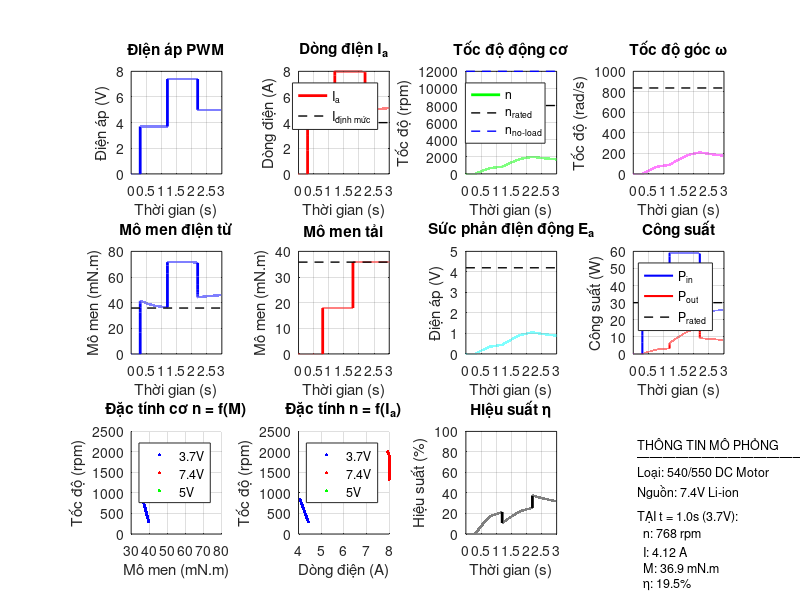

This figure's MATLAB source:
%% MÔ PHỎNG ĐỘNG CƠ DC HUINA 1592
% Mô phỏng động cơ 540/550 Brushed DC Motor
% Tác giả: Hệ thống điều khiển máy xúc Huina 1592
% Ngày: 10/2025

clc; clear all; close all;

%% ========== THÔNG SỐ ĐỘNG CƠ ==========
% Động cơ: 540/550 Brushed DC Motor (Huina 1592)

fprintf('========== THÔNG SỐ ĐỘNG CƠ HUINA 1592 ==========\n');
fprintf('Loại động cơ: 540/550 Brushed DC Motor\n');
fprintf('Nguồn điện: 7.4V Li-ion 2S\n\n');

% Thông số định mức (RC Model)
P_rated = 30;           % Công suất [W]
U_rated = 7.4;          % Điện áp [V] (7.4V Li-ion 2S)
I_rated = 4;            % Dòng điện [A]
n_no_load = 12000;      % Tốc độ không tải [rpm]
n_rated = 8000;         % Tốc độ có tải [rpm]
omega_rated = n_rated * 2 * pi / 60;  % Tốc độ góc [rad/s]
M_rated = P_rated / omega_rated;      % Mô men [N.m]

% Thông số điện (RC Motor)
R_a = 0.8;              % Điện trở phần ứng [Ohm]
L_a = 0.0002;           % Độ tự cảm phần ứng [H] = 0.2 mH
R_f = 20;               % Điện trở kích từ (nếu có) [Ohm]

% Thông số cơ (RC Scale)
J_motor = 0.00005;      % Mô men đà động cơ [kg.m²]
J_load = 0.0002;        % Mô men đà tải (gầu + vật xúc) [kg.m²]
J_total = J_motor + J_load;  % Mô men đà tổng [kg.m²]
B = 0.0001;             % Hệ số ma sát nhớt [N.m.s/rad]

% Hằng số động cơ
E_a_rated = U_rated - I_rated * R_a;
K_e_prime = E_a_rated / omega_rated;  % Hằng số EMF [V/(rad/s)]
K_m_prime = M_rated / I_rated;        % Hằng số mô men [N.m/A]

% Hằng số thời gian
T_a = L_a / R_a;        % Hằng số thời gian điện [s]
T_m = (J_total * R_a) / (K_e_prime * K_m_prime);  % Hằng số thời gian cơ [s]

fprintf('THÔNG SỐ ĐIỆN:\n');
fprintf('  Điện áp định mức: %.1f V\n', U_rated);
fprintf('  Dòng định mức: %.0f A\n', I_rated);
fprintf('  Công suất: %.0f W\n', P_rated);
fprintf('  R_a: %.2f Ω\n', R_a);
fprintf('  L_a: %.2f mH\n', L_a*1000);
fprintf('  T_a: %.2f ms\n', T_a*1000);
fprintf('\nTHÔNG SỐ CƠ:\n');
fprintf('  Tốc độ không tải: %.0f rpm\n', n_no_load);
fprintf('  Tốc độ định mức: %.0f rpm (%.1f rad/s)\n', n_rated, omega_rated);
fprintf('  Mô men định mức: %.4f N.m\n', M_rated);
fprintf('  J_total: %.6f kg.m²\n', J_total);
fprintf('  T_m: %.1f ms\n', T_m*1000);
fprintf('\nHẰNG SỐ ĐỘNG CƠ:\n');
fprintf('  K_e: %.5f V/(rad/s)\n', K_e_prime);
fprintf('  K_m: %.5f N.m/A\n', K_m_prime);
fprintf('===============================================\n\n');

%% ========== THIẾT LẬP MÔ PHỎNG ==========

t_sim = 3.0;            % Thời gian mô phỏng [s]
dt = 0.0001;            % Bước thời gian [s]
t = 0:dt:t_sim;         % Vector thời gian

% Điện áp đầu vào (PWM từ ESC)
U_in = zeros(size(t));
U_in(t >= 0.0 & t < 0.3) = 0;
U_in(t >= 0.3 & t < 1.2) = 3.7;      % 50% (1S)
U_in(t >= 1.2 & t < 2.2) = 7.4;      % 100% (2S)
U_in(t >= 2.2) = 5.0;                % Giảm xuống

% Mô men tải (gầu + vật xúc)
M_load = zeros(size(t));
M_load(t >= 0.0 & t < 0.8) = 0;                  % Không tải
M_load(t >= 0.8 & t < 1.8) = M_rated * 0.5;      % 50% tải
M_load(t >= 1.8) = M_rated;                      % 100% tải

%% ========== MÔ PHỎNG ==========

% Khởi tạo biến
I_a = zeros(size(t));       % Dòng điện phần ứng
omega = zeros(size(t));     % Tốc độ góc
n = zeros(size(t));         % Tốc độ (rpm)
M_em = zeros(size(t));      % Mô men điện từ
E_a = zeros(size(t));       % Sức phản điện động
P_in = zeros(size(t));      % Công suất điện vào
P_out = zeros(size(t));     % Công suất cơ ra

% Điều kiện đầu
I_a_temp = 0;
omega_temp = 0;

fprintf('Đang mô phỏng động cơ...\n');

for i = 1:length(t)
    % Sức phản điện động
    E_a(i) = K_e_prime * omega_temp;
    
    % Phương trình vi phân dòng điện
    % L_a * dI_a/dt = U_in - R_a*I_a - E_a
    dI_a_dt = (U_in(i) - R_a * I_a_temp - E_a(i)) / L_a;
    I_a_temp = I_a_temp + dI_a_dt * dt;
    
    % Giới hạn dòng (bảo vệ quá dòng)
    I_max = 2 * I_rated;  % 8A
    if I_a_temp > I_max
        I_a_temp = I_max;
    end
    if I_a_temp < 0
        I_a_temp = 0;
    end
    I_a(i) = I_a_temp;
    
    % Mô men điện từ
    M_em(i) = K_m_prime * I_a(i);
    
    % Phương trình vi phân tốc độ
    % J * dω/dt = M_em - M_load - B*ω
    d_omega_dt = (M_em(i) - M_load(i) - B * omega_temp) / J_total;
    omega_temp = omega_temp + d_omega_dt * dt;
    
    % Giới hạn tốc độ (không âm)
    if omega_temp < 0
        omega_temp = 0;
    end
    omega(i) = omega_temp;
    n(i) = omega(i) * 60 / (2 * pi);
    
    % Công suất
    P_in(i) = U_in(i) * I_a(i);
    P_out(i) = M_em(i) * omega(i);
end

fprintf('Hoàn thành mô phỏng!\n\n');

% Tính hiệu suất
eta = zeros(size(t));
idx_valid = P_in > 1;  % Chỉ tính khi P_in đủ lớn
eta(idx_valid) = P_out(idx_valid) ./ P_in(idx_valid) * 100;

%% ========== VẼ ĐỒ THỊ ==========

figure('Name', 'Mô phỏng động cơ Huina 1592', 'Position', [50, 50, 1400, 900]);

% Subplot 1: Điện áp đầu vào
subplot(3, 4, 1);
plot(t, U_in, 'b-', 'LineWidth', 2);
grid on;
xlabel('Thời gian (s)');
ylabel('Điện áp (V)');
title('Điện áp PWM');
ylim([0 8]);

% Subplot 2: Dòng điện
subplot(3, 4, 2);
plot(t, I_a, 'r-', 'LineWidth', 2);
hold on;
plot([0 t_sim], [I_rated I_rated], 'k--', 'LineWidth', 1);
grid on;
xlabel('Thời gian (s)');
ylabel('Dòng điện (A)');
title('Dòng điện I_a');
legend('I_a', 'I_{định mức}', 'Location', 'Best');

% Subplot 3: Tốc độ (rpm)
subplot(3, 4, 3);
plot(t, n, 'g-', 'LineWidth', 2);
hold on;
plot([0 t_sim], [n_rated n_rated], 'k--', 'LineWidth', 1);
plot([0 t_sim], [n_no_load n_no_load], 'b--', 'LineWidth', 1);
grid on;
xlabel('Thời gian (s)');
ylabel('Tốc độ (rpm)');
title('Tốc độ động cơ');
legend('n', 'n_{rated}', 'n_{no-load}', 'Location', 'Best');

% Subplot 4: Tốc độ góc
subplot(3, 4, 4);
plot(t, omega, 'm-', 'LineWidth', 2);
hold on;
plot([0 t_sim], [omega_rated omega_rated], 'k--', 'LineWidth', 1);
grid on;
xlabel('Thời gian (s)');
ylabel('Tốc độ (rad/s)');
title('Tốc độ góc ω');

% Subplot 5: Mô men điện từ
subplot(3, 4, 5);
plot(t, M_em*1000, 'b-', 'LineWidth', 2);
hold on;
plot([0 t_sim], [M_rated*1000 M_rated*1000], 'k--', 'LineWidth', 1);
grid on;
xlabel('Thời gian (s)');
ylabel('Mô men (mN.m)');
title('Mô men điện từ');

% Subplot 6: Mô men tải
subplot(3, 4, 6);
plot(t, M_load*1000, 'r-', 'LineWidth', 2);
hold on;
plot([0 t_sim], [M_rated*1000 M_rated*1000], 'k--', 'LineWidth', 1);
grid on;
xlabel('Thời gian (s)');
ylabel('Mô men (mN.m)');
title('Mô men tải');

% Subplot 7: Sức phản điện động
subplot(3, 4, 7);
plot(t, E_a, 'c-', 'LineWidth', 2);
hold on;
plot([0 t_sim], [E_a_rated E_a_rated], 'k--', 'LineWidth', 1);
grid on;
xlabel('Thời gian (s)');
ylabel('Điện áp (V)');
title('Sức phản điện động E_a');

% Subplot 8: Công suất
subplot(3, 4, 8);
plot(t, P_in, 'b-', 'LineWidth', 1.5);
hold on;
plot(t, P_out, 'r-', 'LineWidth', 1.5);
plot([0 t_sim], [P_rated P_rated], 'k--', 'LineWidth', 1);
grid on;
xlabel('Thời gian (s)');
ylabel('Công suất (W)');
title('Công suất');
legend('P_{in}', 'P_{out}', 'P_{rated}', 'Location', 'Best');

% Subplot 9: Đặc tính cơ n = f(M)
subplot(3, 4, 9);
idx_3_7V = find(t >= 0.5 & t < 1.2);
scatter(M_em(idx_3_7V)*1000, n(idx_3_7V), 5, 'b', 'filled');
hold on;
idx_7_4V = find(t >= 1.5 & t < 2.2);
scatter(M_em(idx_7_4V)*1000, n(idx_7_4V), 5, 'r', 'filled');
idx_5V = find(t >= 2.5);
scatter(M_em(idx_5V)*1000, n(idx_5V), 5, 'g', 'filled');
grid on;
xlabel('Mô men (mN.m)');
ylabel('Tốc độ (rpm)');
title('Đặc tính cơ n = f(M)');
legend('3.7V', '7.4V', '5V', 'Location', 'Northeast');

% Subplot 10: Đặc tính n = f(I)
subplot(3, 4, 10);
scatter(I_a(idx_3_7V), n(idx_3_7V), 5, 'b', 'filled');
hold on;
scatter(I_a(idx_7_4V), n(idx_7_4V), 5, 'r', 'filled');
scatter(I_a(idx_5V), n(idx_5V), 5, 'g', 'filled');
grid on;
xlabel('Dòng điện (A)');
ylabel('Tốc độ (rpm)');
title('Đặc tính n = f(I_a)');
legend('3.7V', '7.4V', '5V', 'Location', 'Northeast');

% Subplot 11: Hiệu suất
subplot(3, 4, 11);
plot(t, eta, 'k-', 'LineWidth', 2);
grid on;
xlabel('Thời gian (s)');
ylabel('Hiệu suất (%)');
title('Hiệu suất η');
ylim([0 100]);

% Subplot 12: Thông tin
subplot(3, 4, 12);
axis off;

idx_1s = find(t >= 1.0, 1);
idx_2s = find(t >= 2.0, 1);

str_info = {
    'THÔNG TIN MÔ PHỎNG'
    '─────────────────────'
    sprintf('Loại: 540/550 DC Motor')
    sprintf('Nguồn: 7.4V Li-ion')
    ' '
    'TẠI t = 1.0s (3.7V):'
    sprintf('  n: %.0f rpm', n(idx_1s))
    sprintf('  I: %.2f A', I_a(idx_1s))
    sprintf('  M: %.1f mN.m', M_em(idx_1s)*1000)
    sprintf('  η: %.1f%%', eta(idx_1s))
    ' '
    'TẠI t = 2.0s (7.4V):'
    sprintf('  n: %.0f rpm', n(idx_2s))
    sprintf('  I: %.2f A', I_a(idx_2s))
    sprintf('  M: %.1f mN.m', M_em(idx_2s)*1000)
    sprintf('  η: %.1f%%', eta(idx_2s))
};
text(0.05, 0.95, str_info, 'VerticalAlignment', 'top', 'FontSize', 9);

%% ========== KẾT QUẢ ==========

fprintf('========== KẾT QUẢ MÔ PHỎNG ==========\n\n');

fprintf('ĐIỂM LÀM VIỆC @ 7.4V:\n');
fprintf('  Tốc độ: %.0f rpm\n', n(idx_2s));
fprintf('  Dòng điện: %.2f A\n', I_a(idx_2s));
fprintf('  Mô men: %.2f mN.m\n', M_em(idx_2s)*1000);
fprintf('  Công suất: %.1f W\n', P_out(idx_2s));
fprintf('  Hiệu suất: %.1f%%\n', eta(idx_2s));

fprintf('\nTHỜI GIAN ĐÁP ỨNG:\n');
idx_90 = find(n >= 0.9 * max(n(idx_7_4V)), 1);
fprintf('  Đạt 90%% tốc độ: %.3f s\n', t(idx_90) - 1.2);

fprintf('\n======================================\n');

%% ========== LƯU KẾT QUẢ ==========

saveas(gcf, 'mo_phong_dong_co_huina_1592.png');
fprintf('\nĐã lưu: mo_phong_dong_co_huina_1592.png\n');

save('data_dong_co_huina.mat', 't', 'U_in', 'I_a', 'omega', 'n', ...
     'M_em', 'M_load', 'E_a', 'P_in', 'P_out', 'eta');
fprintf('Đã lưu: data_dong_co_huina.mat\n');

fprintf('\n========== HOÀN THÀNH ==========\n');
